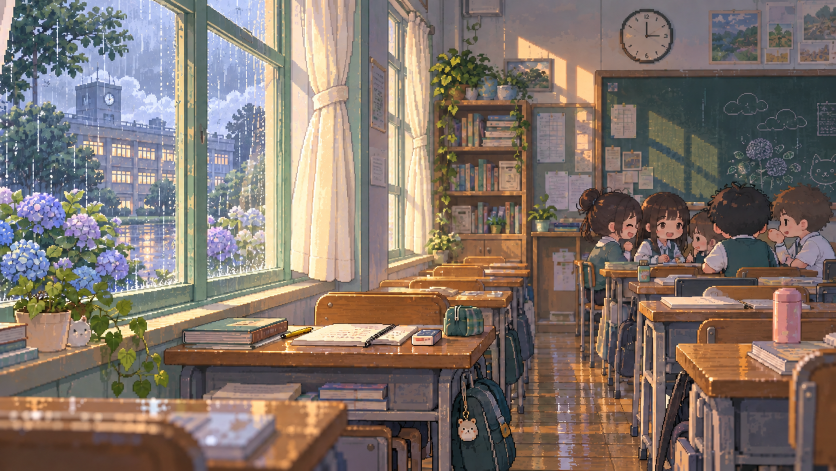
#> input picture sample-v2/assets/background.png, 1672 x 941 px (shown at 1/2 size)
$ python render.py
#> lines starting #> are read from the running program, lines starting #| are printed output that depends on the picture
"""Fixed-camera comparison film using a Pokemon-inspired original student sprite."""
from pathlib import Path
from PIL import Image, ImageDraw, ImageFont
import math, random, subprocess, wave
import numpy as np
P=Path(__file__).parent
W,H,FPS,SECONDS=640,360,16,24
FONT='/usr/share/fonts/opentype/noto/NotoSerifCJK-Regular.ttc'

def ease(x):
 x=max(0,min(1,x));return x*x*(3-2*x)

def sound():
 sr=24000;tt=np.arange(sr*SECONDS)/sr;rng=np.random.default_rng(21)
 noise=rng.normal(0,1,len(tt))
 rain=np.convolve(noise,np.ones(5)/5,mode='same')*.018
 wind=np.convolve(rng.normal(0,1,len(tt)),np.ones(600)/600,mode='same')*(.3+.65*np.clip((tt-10)/3,0,1))
 music=np.zeros(len(tt))
 for start,freq in [(0,261.63),(3,329.63),(6,392),(9,293.66),(12,349.23),(15,440),(18,329.63),(21,261.63)]:
  dt=np.maximum(tt-start,0);env=np.where(tt>=start,np.exp(-dt/2.4)*(1-np.exp(-dt*15)),0)
  music+=(np.sin(2*np.pi*freq*tt)+.23*np.sin(2*np.pi*freq*2*tt))*.035*env
 fade=np.minimum(1,tt/1.4)*np.minimum(1,(SECONDS-tt)/2.2)
 signal=np.clip((rain+wind+music)*fade,-.9,.9)
 with wave.open(str(P/'ambience.wav'),'wb') as f:
  f.setnchannels(1);f.setsampwidth(2);f.setframerate(sr);f.writeframes((signal*32767).astype('<i2').tobytes())

def load_sprite(path):
 im=Image.open(path).convert('RGBA')
 alpha=np.asarray(im.getchannel('A'))
 xs=np.where((alpha>192).sum(axis=0)>12)[0]
 ys=np.where((alpha>192).sum(axis=1)>12)[0]
 if not len(xs) or not len(ys):raise ValueError('Empty character layer')
 im=im.crop((int(xs[0]),int(ys[0]),int(xs[-1])+1,int(ys[-1])+1))
 return im.resize((131,140),Image.Resampling.NEAREST)

# [40 lines left out: function make_scene, not called in this run]

def main():
 plate=Image.open(P.parent/'sample-v2/assets/background.png').convert('RGB').resize((W,H),Image.Resampling.NEAREST)
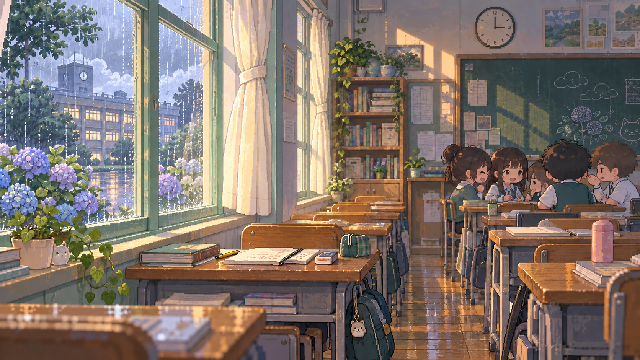
#> plate: PIL image 640x360 RGB; mean R, G, B 128.9, 115.3, 106.8
 hero=load_sprite(P/'assets/hero.png')
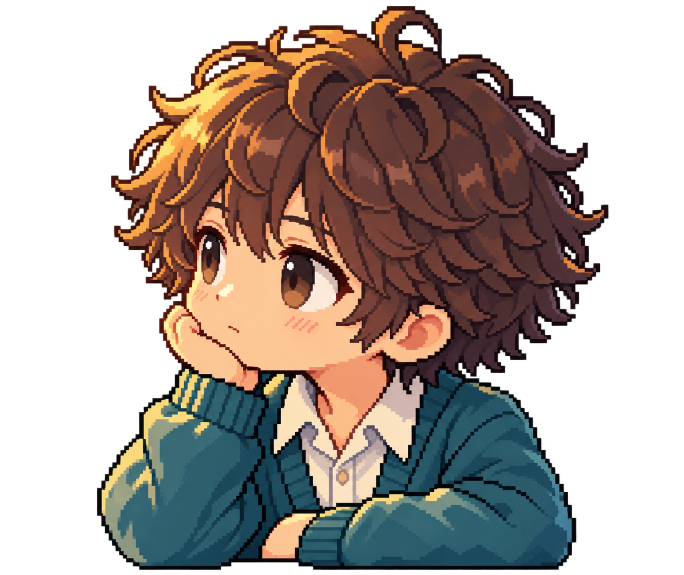
#> input picture sample-v3/assets/hero.png, 1367 x 1150 px (shown at 1/2 size)
#> in load_sprite, im is the input picture: PIL image 1367x1150 RGBA; mean R, G, B, A 61.1, 49.6, 43.1, 138.8
#> in load_sprite, `alpha=np.asarray(im.getchannel('A'))`:
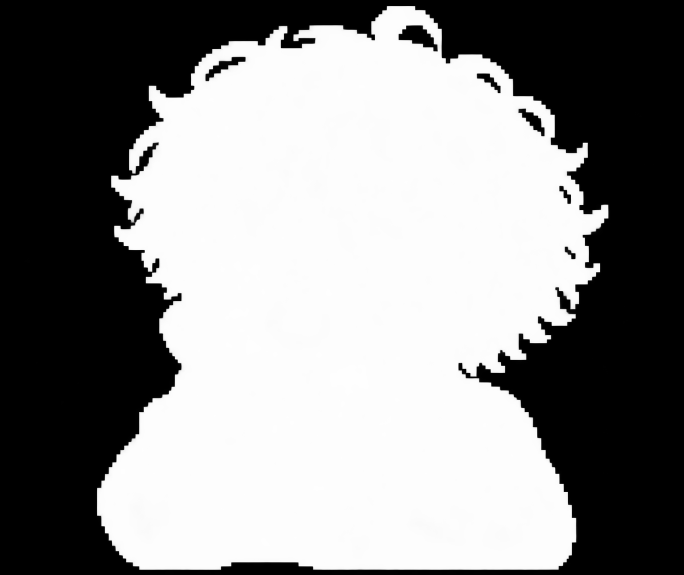
#> alpha: shape (1150, 1367) (shown at 1/2 size); min 0, max 255, mean 138.8
#> in load_sprite, `xs=np.where((alpha>192).sum(axis=0)>12)[0]`: xs = 1022 values from 194 to 1215
#> in load_sprite, `ys=np.where((alpha>192).sum(axis=1)>12)[0]`: ys = 1127 values from 12 to 1138
#> in load_sprite, `return im.resize((131,140),Image.Resampling.NEAREST)`:
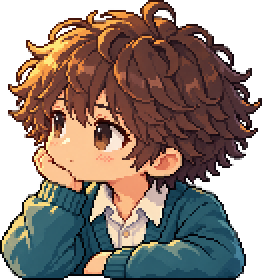
#> returned value: PIL image 131x140 RGBA (shown 2 times larger); mean R, G, B, A 83.5, 67.8, 58.8, 189.4; transparent parts drawn white
 blink_path=P/'assets/hero-blink.png'
 blink=None
 if blink_path.exists():
  variant=load_sprite(blink_path)
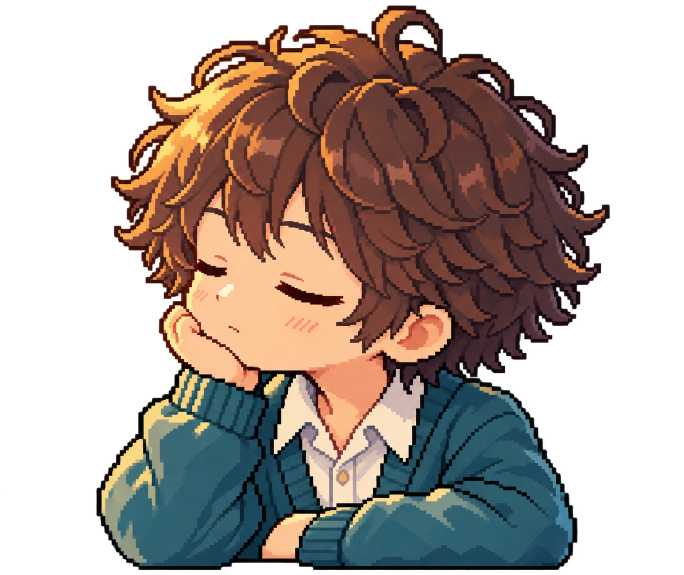
#> input picture sample-v3/assets/hero-blink.png, 1367 x 1150 px (shown at 1/2 size)
#> in load_sprite, im is the input picture: PIL image 1367x1150 RGBA; mean R, G, B, A 63.6, 51.3, 44.5, 139.8
#> in load_sprite (call 2), `xs=np.where((alpha>192).sum(axis=0)>12)[0]`: xs = 1026 values from 193 to 1218
#> in load_sprite (call 2), `ys=np.where((alpha>192).sum(axis=1)>12)[0]`: ys = 1129 values from 11 to 1139
#> in load_sprite (call 2), `im=im.crop((int(xs[0]),int(ys[0]),int(xs[-1])+1,int(ys[-1])+1))`:
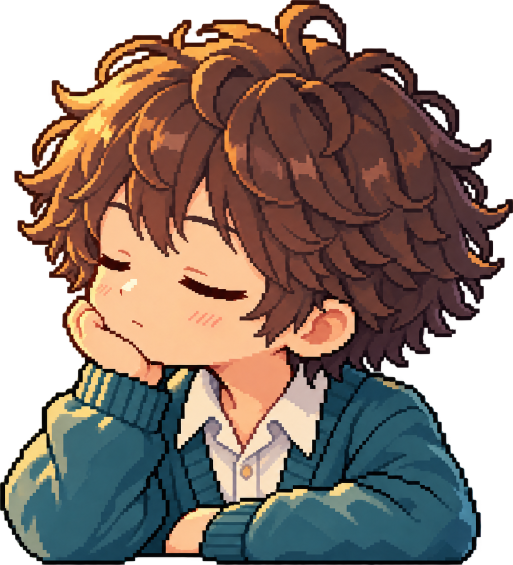
#> im: PIL image 1026x1129 RGBA (shown at 1/2 size); mean R, G, B, A 86.3, 69.6, 60.4, 189.8; transparent parts drawn white
#> in load_sprite (call 2), `return im.resize((131,140),Image.Resampling.NEAREST)`:
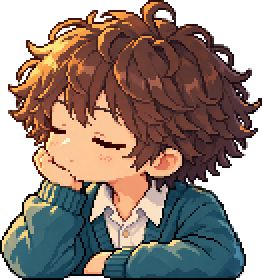
#> returned value: PIL image 131x140 RGBA (shown 2 times larger); mean R, G, B, A 86.6, 70, 60.7, 189.7; transparent parts drawn white
  blink=hero.copy()
  # Composite only eyelids; all other sprite pixels stay identical during a blink.
  for box in [(22,55,36,73),(43,61,64,78)]:
   blink.paste(variant.crop(box),(box[0],box[1]))
 rng=random.Random(23)
 particles=[(rng.randrange(2,201),rng.randrange(210),rng.uniform(24,51),rng.randrange(2,5)) for _ in range(34)]
 sound();shots=[]
 with open(P/'render.log','w') as log:
#> (the run stopped early here; a loop or call above may not have finished)
